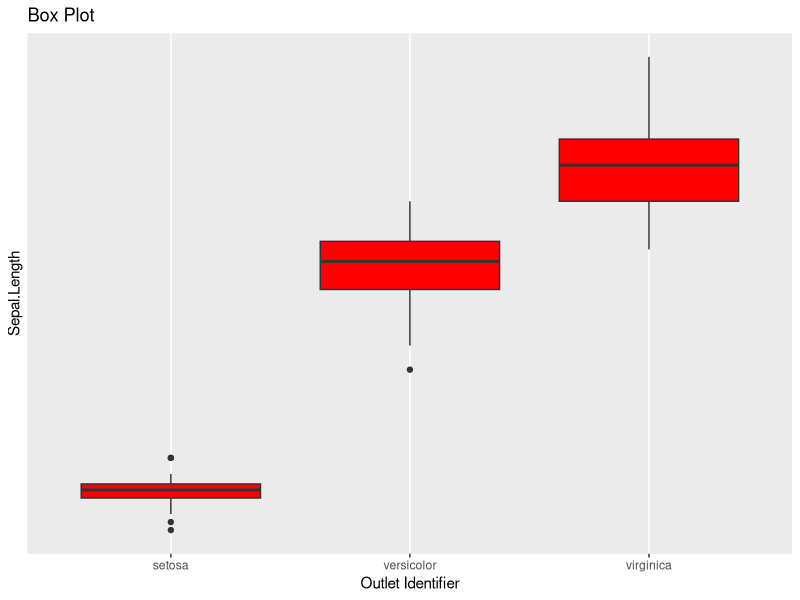

This figure's R source:
#Import packages
library(datasets)
library(dplyr)
library(class)
library(ggplot2)

#Import datasets
data(iris)
head(iris)

#Exploratory Data Analysis
summary(iris)
ggplot(iris, aes(Species,Petal.Length)) + geom_boxplot(fill = "red")+
  scale_y_continuous("Sepal.Length", breaks= seq(0,15000, by=500))+
  labs(title = "Box Plot", x = "Outlet Identifier")

#Determine a seed for reproducibility
set.seed(7)

#Create a sample
ran <- sample(1:nrow(iris), 0.9 * nrow(iris))

#Normalize data
norm <-function(x) { (x -min(x))/(max(x)-min(x)) }
iris_norm <- as.data.frame(lapply(iris[,c(1,2,3,4)], norm))
summary(iris_norm)

#Seperate outputs from inputs
iris_target_category <- iris[ran,5]
iris_test_category <- iris[-ran,5]

#Splitting data
iris_train <- iris_norm[ran,] 
iris_test <- iris_norm[-ran,] 

#Run kNN model
pr <- knn(iris_train,iris_test,cl=iris_target_category,k=13)

#Check performance
tab <- table(pr,iris_test_category)
accuracy<- function(x){sum(diag(x)/(sum(rowSums(x)))) * 100}
tab
accuracy(tab)
